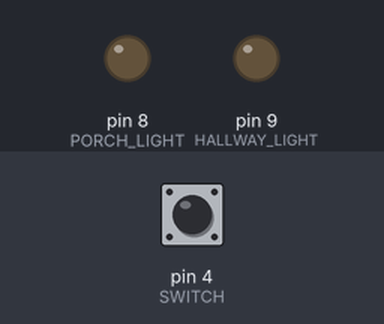
The sketch below on a simulated Arduino Uno, built with avr-gcc and run on an emulated ATmega328P. On the bench: output pins drawn as LEDs (lit = HIGH). Inputs (shaded band) come from the test bench; at power-on: pin 4 (SWITCH) HIGH.

Above: at 1.2 s.
1.3 s: pin 4 (SWITCH) pulled LOW for 0.15 s
At 1.7 s:
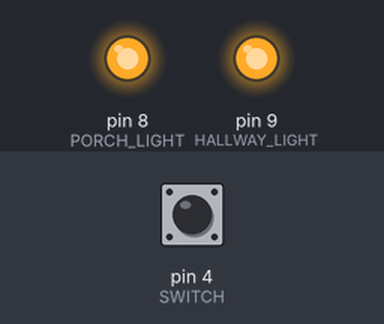
At 31.7 s:
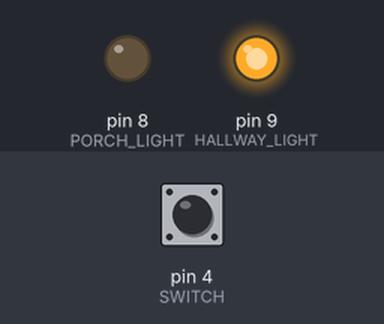
Timing chart, 0 to 32.7 s (numbered marks = the images above; inputs shaded):
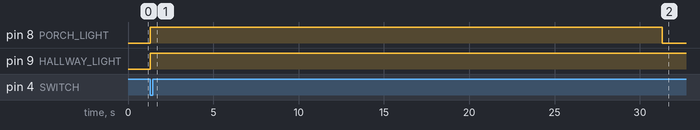

Measured:
- after the input at 1.3 s, pin 8 (PORCH_LIGHT): LOW → HIGH at once, → LOW 30.0 s later; pin 9 (HALLWAY_LIGHT): LOW → HIGH at once

The sketch:

1.1P.ino
```cpp
#define PORCH_LIGHT 8
#define HALLWAY_LIGHT 9

#define SWITCH 4

#define PORCH_DURATION 30 * 1000u
#define HALLWAY_DURATION 60 * 1000u

void setup() {
  pinMode(PORCH_LIGHT, OUTPUT);
  pinMode(HALLWAY_LIGHT, OUTPUT);
  pinMode(SWITCH, INPUT_PULLUP);

  digitalWrite(PORCH_LIGHT, LOW);
  digitalWrite(HALLWAY_LIGHT, LOW);

}

bool running = false;
unsigned  long start = 0;

void loop() {

  if (digitalRead(SWITCH) == LOW) {
    if (!running) {
      running = true;
      start = millis();
      digitalWrite(PORCH_LIGHT, HIGH);
      digitalWrite(HALLWAY_LIGHT, HIGH);
      delay(500);
    }
  }

  if (running) {

    if (millis() - start >= HALLWAY_DURATION) {
      digitalWrite(HALLWAY_LIGHT, LOW);
      start = 0;
      running = false;
    }

    if (millis() - start >= PORCH_DURATION) {
      digitalWrite(PORCH_LIGHT, LOW);
    }
  }
}
```
